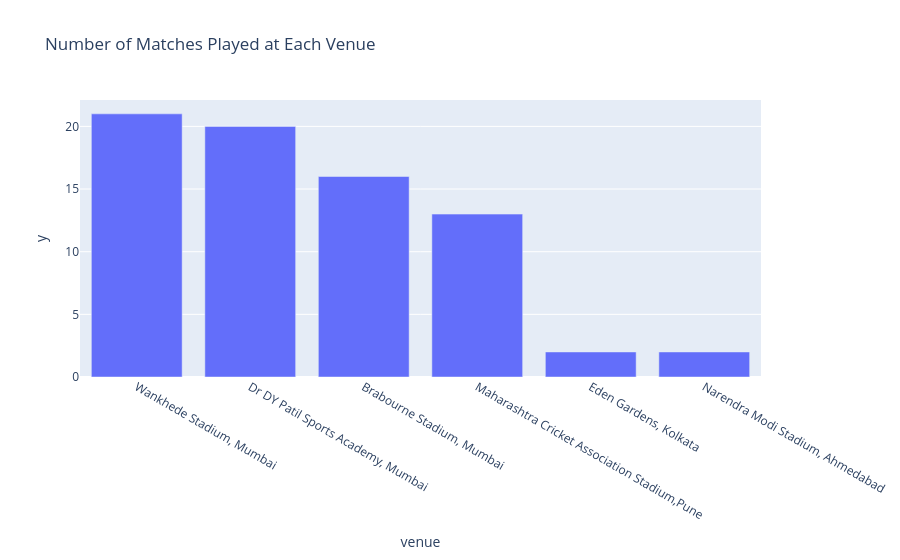

This figure's notebook cell:
### Code cell
fig = px.bar(
    venue_count,
    x=venue_count.index,
    y=venue_count.values,
    title='Number of Matches Played at Each Venue',
)

fig.show()

### Figure 1 — Plotly figure (JSON) as saved in the notebook; plotly's stock layout.template omitted (floating-point values rounded to 4 significant figures)
{"data": [{"alignmentgroup": "True", "hovertemplate": "venue=%{x}<br>y=%{y}<extra></extra>", "legendgroup": "", "marker": {"color": "#636efa", "pattern": {"shape": ""}}, "name": "", "offsetgroup": "", "orientation": "v", "showlegend": false, "textposition": "auto", "type": "bar", "x": ["Wankhede Stadium, Mumbai", "Dr DY Patil Sports Academy, Mumbai", "Brabourne Stadium, Mumbai", "Maharashtra Cricket Association Stadium,Pune", "Eden Gardens, Kolkata", "Narendra Modi Stadium, Ahmedabad"], "xaxis": "x", "y": [21, 20, 16, 13, 2, 2], "yaxis": "y"}], "layout": {"barmode": "relative", "legend": {"tracegroupgap": 0}, "title": {"text": "Number of Matches Played at Each Venue"}, "xaxis": {"anchor": "y", "domain": [0, 1], "title": {"text": "venue"}}, "yaxis": {"anchor": "x", "domain": [0, 1], "title": {"text": "y"}}}}
